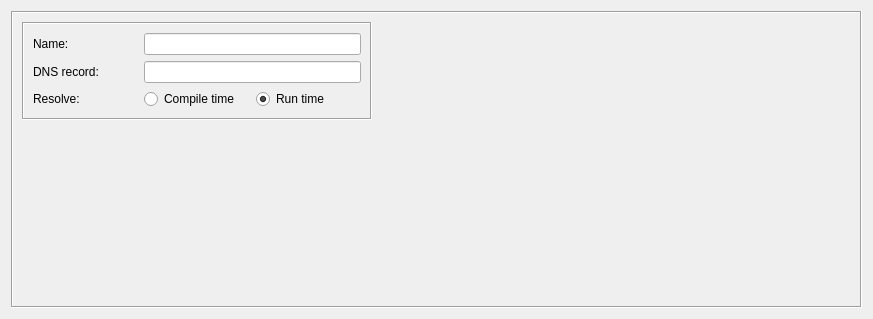
<?xml version="1.0" encoding="UTF-8"?>
<ui version="4.0">
 <class>DNSNameDialog_q</class>
 <widget class="QWidget" name="DNSNameDialog_q">
  <property name="geometry">
   <rect>
    <x>0</x>
    <y>0</y>
    <width>873</width>
    <height>319</height>
   </rect>
  </property>
  <property name="windowTitle">
   <string>DNS Name</string>
  </property>
  <layout class="QGridLayout" name="gridLayout">
   <item row="0" column="0">
    <widget class="QFrame" name="frame7">
     <property name="frameShape">
      <enum>QFrame::Shape::Box</enum>
     </property>
     <property name="frameShadow">
      <enum>QFrame::Shadow::Sunken</enum>
     </property>
     <layout class="QGridLayout" name="gridLayout_2">
      <item row="0" column="0">
       <layout class="QVBoxLayout" name="verticalLayout">
        <item>
         <widget class="QFrame" name="frame14">
          <property name="minimumSize">
           <size>
            <width>350</width>
            <height>0</height>
           </size>
          </property>
          <property name="maximumSize">
           <size>
            <width>350</width>
            <height>16777215</height>
           </size>
          </property>
          <property name="frameShape">
           <enum>QFrame::Shape::Box</enum>
          </property>
          <property name="frameShadow">
           <enum>QFrame::Shadow::Sunken</enum>
          </property>
          <layout class="QGridLayout" name="gridLayout_3">
           <item row="0" column="0">
            <widget class="QLabel" name="textLabel1">
             <property name="text">
              <string>Name:</string>
             </property>
            </widget>
           </item>
           <item row="0" column="1" colspan="2">
            <widget class="QLineEdit" name="obj_name"/>
           </item>
           <item row="1" column="0">
            <widget class="QLabel" name="dnsrecLabel">
             <property name="text">
              <string>DNS record:</string>
             </property>
            </widget>
           </item>
           <item row="1" column="1" colspan="2">
            <widget class="QLineEdit" name="dnsrec">
             <property name="toolTip">
              <string>DNS 'A' record name entered in this field will be converted to an IP address using a DNS query during policy compilation if "Compile time" is selected, or during firewall policy activation if "Run time" is selected.</string>
             </property>
            </widget>
           </item>
           <item row="2" column="0">
            <widget class="QLabel" name="resolveLabel">
             <property name="text">
              <string>Resolve:</string>
             </property>
            </widget>
           </item>
           <item row="2" column="1">
            <widget class="QRadioButton" name="r_compiletime">
             <property name="text">
              <string>Compile time</string>
             </property>
             <property name="toolTip">
              <string>Resolve the DNS name during policy compilation. The resulting IP address is embedded in the generated firewall script.</string>
             </property>
            </widget>
           </item>
           <item row="2" column="2">
            <widget class="QRadioButton" name="r_runtime">
             <property name="text">
              <string>Run time</string>
             </property>
             <property name="checked">
              <bool>true</bool>
             </property>
             <property name="toolTip">
              <string>Resolve the DNS name when the firewall script runs on the target machine. The script will perform the DNS lookup each time it is activated.</string>
             </property>
            </widget>
           </item>
          </layout>
         </widget>
        </item>
        <item>
         <spacer name="verticalSpacer">
          <property name="orientation">
           <enum>Qt::Orientation::Vertical</enum>
          </property>
          <property name="sizeHint" stdset="0">
           <size>
            <width>20</width>
            <height>40</height>
           </size>
          </property>
         </spacer>
        </item>
       </layout>
      </item>
      <item row="0" column="1">
       <widget class="CommentKeywords" name="commentKeywords" native="true">
        <property name="sizePolicy">
         <sizepolicy hsizetype="Expanding" vsizetype="Expanding">
          <horstretch>0</horstretch>
          <verstretch>0</verstretch>
         </sizepolicy>
        </property>
       </widget>
      </item>
     </layout>
    </widget>
   </item>
  </layout>
 </widget>
 <customwidgets>
  <customwidget>
   <class>CommentKeywords</class>
   <extends>QWidget</extends>

   <container>1</container>
  </customwidget>
 </customwidgets>
 <tabstops>
  <tabstop>obj_name</tabstop>
  <tabstop>dnsrec</tabstop>
  <tabstop>r_compiletime</tabstop>
  <tabstop>r_runtime</tabstop>
 </tabstops>
 <resources>
  <include location="MainRes.qrc"/>
 </resources>
</ui>
